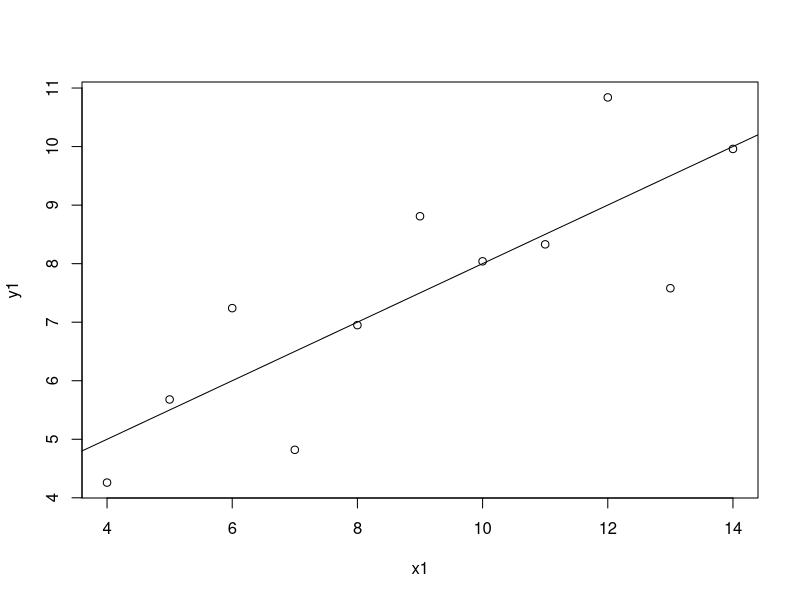

The R script that drew this image:
## ---- chunk 1
data("anscombe")
dim.data.frame(anscombe)
colnames(anscombe)
head(anscombe)
tail(anscombe)
summary(anscombe)

## ---- chunk 2
data("anscombe")
anscombe
with(anscombe, plot(x1, y1))
abline(lm(y1 ~ x1, data = anscombe))
